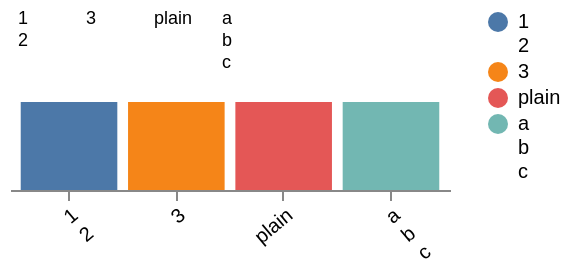

Here is the Vega-Lite specification saved for this chart:
### Vega specification from a JSON file in a GitHub repository (floating-point values rounded to 4 significant figures)
{"$schema": "https://vega.github.io/schema/vega/v6.json", "description": "A cell holding a **list** is a label of several lines, not a comma-joined string. `vega-scenegraph`'s `lineArray` is `isArray(_) ? _.length > 1 ? _ : _[0] : _`, so a domain value of `[1, 2]` draws two lines and is twelve pixels taller than its neighbours, a one-element list collapses to its element, and an empty one is the empty string. Nested data reaches a scale domain the moment anything groups or folds, and this engine wrote `String([1,2])` — `1,2` on one line — everywhere a **guide** drew a label, while a text mark over the same value already drew two. The band axis at the bottom and the legend on the right are the two that were wrong: the axis's labels are rotated, so the extra line shows up as *width* rather than height, and every legend entry below a two-line one sits twelve pixels lower. The text mark on the left is the transcription that was already right, so the fixture compares the three against each other as well as against upstream.", "width": 220, "height": 90, "padding": 5, "data": [{"name": "t", "values": [{"v": [1, 2], "n": 1}, {"v": [3], "n": 2}, {"v": "plain", "n": 3}, {"v": ["a", "b", "c"], "n": 4}]}], "scales": [{"name": "x", "type": "band", "domain": {"data": "t", "field": "v"}, "range": "width", "padding": 0.1}, {"name": "colour", "type": "ordinal", "domain": {"data": "t", "field": "v"}, "range": "category"}], "axes": [{"orient": "bottom", "scale": "x", "labelAngle": -40, "labelAlign": "right", "labelOverlap": false}], "legends": [{"fill": "colour"}], "marks": [{"type": "rect", "from": {"data": "t"}, "encode": {"enter": {"x": {"scale": "x", "field": "v"}, "width": {"scale": "x", "band": 1}, "y": {"value": 46}, "y2": {"value": 90}, "fill": {"scale": "colour", "field": "v"}}}}, {"type": "text", "from": {"data": "t"}, "encode": {"enter": {"x": {"signal": "34 * datum.n - 30"}, "y": {"value": 0}, "text": {"field": "v"}, "fontSize": {"value": 9}, "baseline": {"value": "top"}}}}]}
